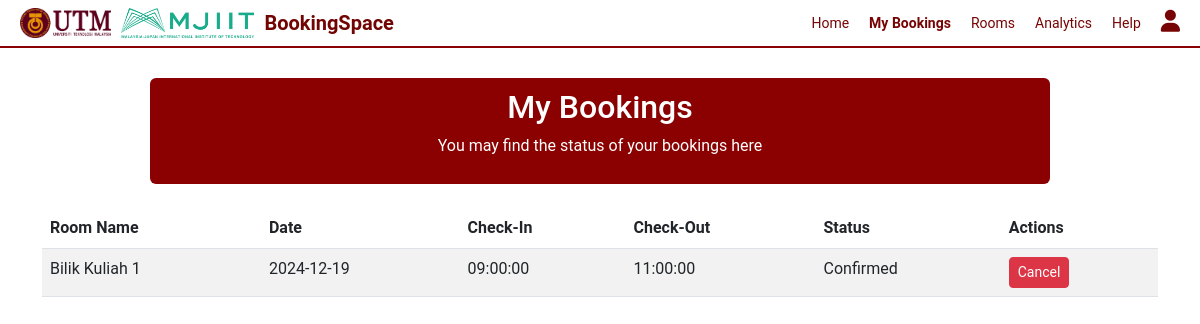
The app's page /my_bookings.php (signed in) with its own data.
### tables this page shows
CREATE TABLE `bookings` (
  `booking_id` int(11) NOT NULL,
  `user_id` int(11) NOT NULL,
  `room_id` int(11) NOT NULL,
  `booking_date` date NOT NULL,
  `start_time` time NOT NULL,
  `end_time` time NOT NULL,
  `status` enum('Pending','Confirmed','Cancelled','Completed') NOT NULL DEFAULT 'Pending'
);

CREATE TABLE `rooms` (
  `room_id` int(11) NOT NULL,
  `room_name` varchar(255) NOT NULL,
  `location` varchar(255) NOT NULL,
  `capacity` int(11) NOT NULL,
  `equipment` text DEFAULT NULL,
  `pricing` decimal(10,2) DEFAULT 0.00,
  `image` varchar(255) DEFAULT NULL,
  `status` enum('Available','Booked','Maintenance') NOT NULL DEFAULT 'Available'
);

### my_bookings.php (the view, shortened to what this page needs)
<?php
include 'config.php';
if (isset($_SESSION['user_id'])) {
    $user_id = $_SESSION['user_id'];
    $sql = "SELECT b.booking_id, r.room_name, b.booking_date, b.start_time, b.end_time, b.status
            FROM bookings b
            JOIN rooms r ON b.room_id = r.room_id
            WHERE b.user_id = ?";
    $stmt = $conn->prepare($sql);
    $stmt->bind_param("i", $user_id);
    $stmt->execute();
    $result = $stmt->get_result();
} else {
    header("Location: login.php");
    exit();
}
?>
<!DOCTYPE html>
<html lang="en">
<head>
    <link href="https://cdn.jsdelivr.net/npm/bootstrap@5.3.0/dist/css/bootstrap.min.css" rel="stylesheet">
    <link href="https://cdnjs.cloudflare.com/ajax/libs/font-awesome/6.0.0-beta3/css/all.min.css" rel="stylesheet">
</head>
<body>
    <div class="navbar">
    <div class="navbar-title">
        <img src="UTM-LOGO-FULL.png" alt="UTM Logo">
        <img src="Mjiit RoomMaster logo.png" alt="MJIIT Logo">
        <p>BookingSpace</p>
    </div>
    <div class="navbar-links">
        <a href="home.php">Home</a>
        <a href="my_bookings.php"><b>My Bookings</b></a>
        <a href="rooms.php">Rooms</a>
        <a href="analytics.php">Analytics</a>
        <a href="help.php">Help</a>
        <div class="dropdown">
            <i class="fa-solid fa-user" id="profileIcon"></i>
        </div>
    </div>
</div>
    <div class="booking-header mb-4">
        <h2>My Bookings</h2>
        <p>You may find the status of your bookings here</p>
    </div>
    <div class="container mt-4">
        <table class="table table-striped">
            <thead>
                <tr>
                    <th>Room Name</th>
                    <th>Date</th>
                    <th>Check-In</th>
                    <th>Check-Out</th>
                    <th>Status</th>
                    <th>Actions</th>
                </tr>
            </thead>
            <tbody>
                <?php while ($row = $result->fetch_assoc()): ?>
                    <tr>
                        <td><?php echo $row['room_name']; ?></td>
                        <td><?php echo $row['booking_date']; ?></td>
                        <td><?php echo $row['start_time']; ?></td>
                        <td><?php echo $row['end_time']; ?></td>
                        <td><?php echo ucfirst($row['status']) ?: 'Cancelled'; ?></td>
                        <td>
                            <?php if ($row['status'] !== 'Cancelled'): ?>
                                <button
                                    class="btn btn-danger btn-sm cancel-booking-btn"
                                    data-booking-id="<?php echo $row['booking_id']; ?>">
                                    Cancel
                                </button>
                            <?php endif; ?>
                        </td>
                    </tr>
                <?php endwhile; ?>
            </tbody>
        </table>
    </div>
</body>
</html>

### my_bookings.php (style rules this page uses)
body { font-family: 'Roboto', Arial, sans-serif; margin: 0; padding: 0; background-image: url('bg website.png'); background-size: cover; background-repeat: no-repeat; background-attachment: fixed; background-position: center; }
.navbar { display: flex; align-items: center; background-color: rgba(255, 255, 255, 0.9); color: rgb(114, 4, 4); padding: 8px 20px; justify-content: space-between; width: 100%; border-bottom: 2px solid #8B0000; z-index: 10; }
.navbar-title { display: flex; align-items: center; }
.navbar-title img { max-height: 30px; margin-right: 10px; }
.navbar-title p { font-weight: bold; font-size: 20px; margin: 0; }
.navbar-links { display: flex; align-items: center; gap: 20px; }
.navbar-links a { color: rgb(119, 4, 4); text-decoration: none; margin-right: 0px; font-size: 14px; }
.booking-header { background-color: #8B0000; color: white; padding: 10px; border-radius: 6px; text-align: center; width: 75%; margin-left: auto; margin-right: auto; margin-top: 30px; }
.dropdown { position: relative; display: inline-block; margin-left: 0; }
.fa-user { font-size: 22px; cursor: pointer; color: rgb(119, 4, 4); }

### records on screen
bookings: room.room_name "Bilik Kuliah 1", booking_date "2024-12-19", start_time "09:00:00", end_time "11:00:00", status "Confirmed"
